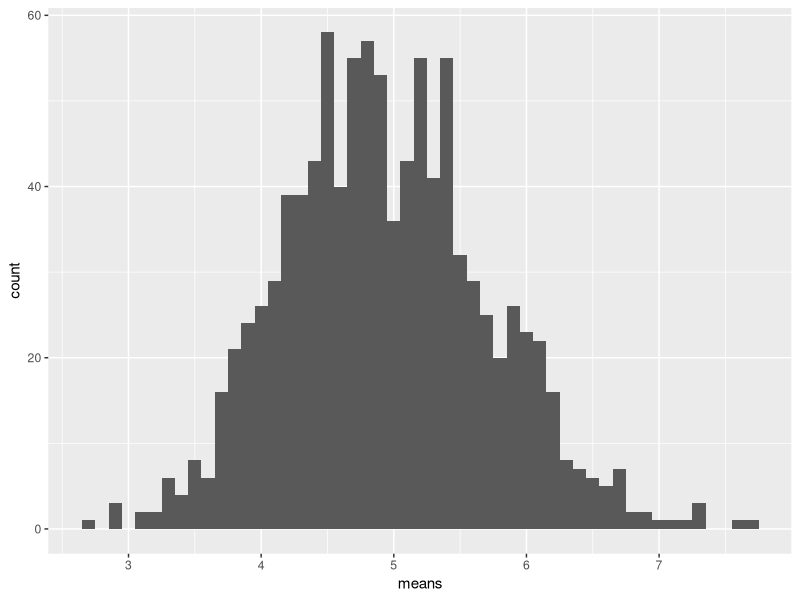
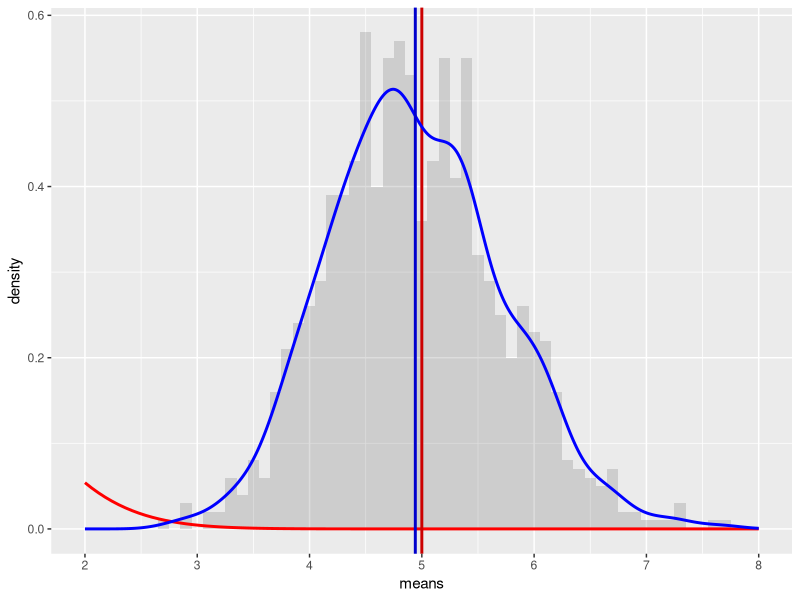

Generate these figures, in order, with R:
## ---- chunk 1
library(knitr)
knitr::opts_chunk$set(echo = TRUE)
## ---- chunk 2
# load neccesary libraries
library(ggplot2)

# set constants
lambda <- 0.2 # lambda for rexp
n <- 40 # number of exponetials
numberOfSimulations <- 1000 # number of tests

# set the seed to create reproducability
set.seed(2866)

# run the test resulting in n x numberOfSimulations matrix
exponentialDistributions <- matrix(data=rexp(n * numberOfSimulations, lambda), nrow=numberOfSimulations)
exponentialDistributionMeans <- data.frame(means=apply(exponentialDistributions, 1, mean))
## ---- chunk 3
# plot the means
ggplot(data = exponentialDistributionMeans, aes(x = means)) + 
  geom_histogram(binwidth=0.1) +   
  scale_x_continuous(breaks=round(seq(min(exponentialDistributionMeans$means), max(exponentialDistributionMeans$means), by=1)))
## ---- chunk 4
mu <- 1/lambda
mu
## ---- chunk 5
meanOfMeans <- mean(exponentialDistributionMeans$means)
meanOfMeans
## ---- chunk 6
sd <- 1/lambda/sqrt(n)
sd
## ---- chunk 7
Var <- sd^2
Var
## ---- chunk 8
sd_x <- sd(exponentialDistributionMeans$means)
sd_x

Var_x <- var(exponentialDistributionMeans$means)
Var_x
## ---- chunk 9
# Plotting the means
ggplot(data = exponentialDistributionMeans, aes(x = means)) + 
  geom_histogram(binwidth=0.1, aes(y=..density..), alpha=0.2) + 
  stat_function(fun = dnorm, arg = list(mean = mu , sd = sd), colour = "red", size=1) + 
  geom_vline(xintercept = mu, size=1, colour="#CC0000") + 
  geom_density(colour="blue", size=1) +
  geom_vline(xintercept = meanOfMeans, size=1, colour="#0000CC") + 
  scale_x_continuous(breaks=seq(mu-3,mu+3,1), limits=c(mu-3,mu+3)) 
